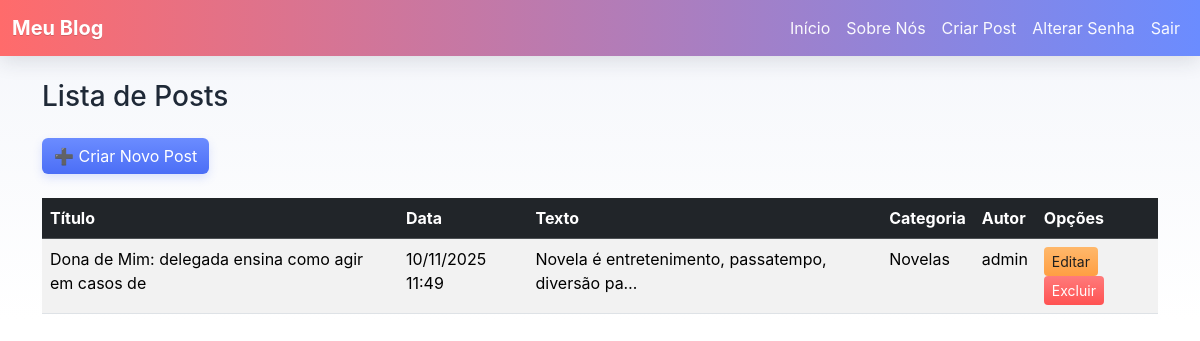
Before: /posts/ (signed in) with the older database file.
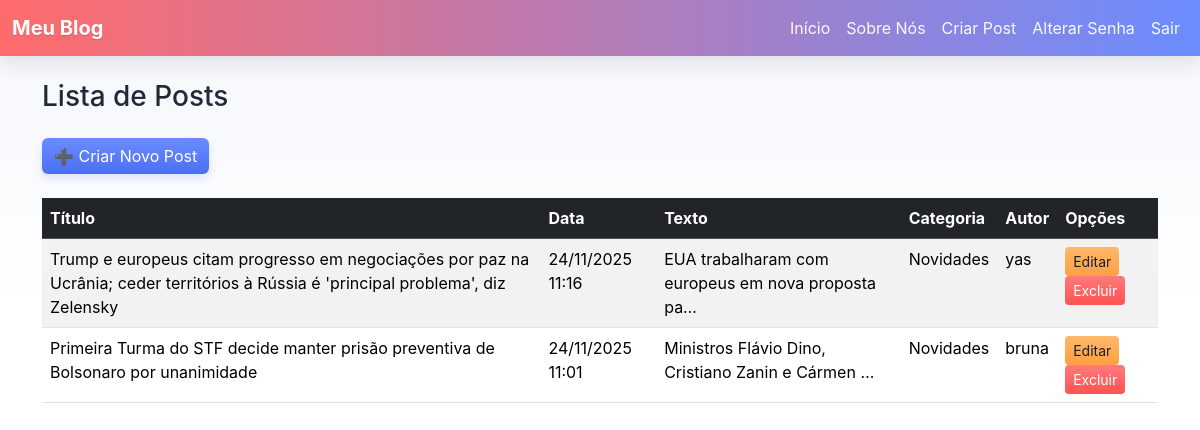
After: the same page with the newer database file.
### paginas/models.py (models this page shows, shortened)
class Post(models.Model):
    titulo = models.CharField(max_length=255)
    data = models.DateTimeField(auto_now_add=True)
    texto = models.TextField()
    categoria = models.ForeignKey(Categoria, on_delete=models.PROTECT)
    autor = models.ForeignKey(User, on_delete=models.PROTECT)

class Categoria(models.Model):
    nome = models.CharField(max_length=100)
    def __str__(self):
        return f"{self.nome}"

### paginas/views.py (the view)
# urls.py: path('posts/', PostList.as_view(), name='post_list'),
class PostList(LoginRequiredMixin, ListView):
    model = Post
    template_name = 'paginas/listas/post.html'
    paginate_by = 6
    queryset = Post.objects.select_related('autor', 'categoria').order_by('-data')

### paginas/templates/paginas/listas/post.html (shortened to what this page needs)
{% extends "paginas/modelo.html" %}
{% block conteudo %}
    <h3 class="my-4">Lista de Posts</h3>
    <a href="{% url 'post_novo' %}" class="btn btn-primary mb-4">➕ Criar Novo Post</a>
    <div class="table-responsive">
        <table class="table table-striped table-hover">
            <thead class="table-dark">
                <tr>
                    <th scope="col">Título</th>
                    <th scope="col">Data</th>
                    <th scope="col">Texto</th>
                    <th scope="col">Categoria</th>
                    <th scope="col">Autor</th>
                    <th scope="col">Opções</th>
                </tr>
            </thead>
            <tbody>
                {% for obj in object_list %}
                    <tr data-href="{% url 'post_detail' obj.pk %}">
                        <td>{{ obj.titulo }}</td>
                        <td>{{ obj.data|date:"d/m/Y H:i" }}</td>
                        <td>{{ obj.texto|truncatechars:50 }}</td>
                        <td>{{ obj.categoria }}</td>
                        <td>{{ obj.autor }}</td>
                        <td>
                            {% if user.is_authenticated %}
                                {% if user.is_superuser or user == obj.autor %}
                                    <a href="{% url 'post_editar' obj.pk %}" class="btn btn-sm btn-warning">Editar</a>
                                    <form action="{% url 'post_excluir' obj.pk %}" method="post" style="display:inline;">
                                        <button type="submit" class="btn btn-sm btn-danger" onclick="return confirm('Confirma exclusão deste post?');">Excluir</button>
                                    </form>
                                {% endif %}
                            {% endif %}
                        </td>
                    </tr>
                {% empty %}
                    <tr>
                        <td colspan="6" class="text-center">Nenhum post encontrado.</td>
                    </tr>
                {% endfor %}
            </tbody>
        </table>
    </div>
{% endblock conteudo %}

Changed rows visible on the page:
removed Post: titulo "Dona de Mim: delegada ensina como agir em casos de", data "10/11/2025 11:49", texto "Novela é entretenimento, passatempo, diversão pa…", categoria "Novelas", autor "admin"
added Post: titulo "Trump e europeus citam progresso em negociações por paz na Ucrânia; ceder territórios à Rússia é 'principal problema', diz Zelensky", data "24/11/2025 11:16", texto "EUA trabalharam com europeus em nova proposta pa…", categoria "Novidades", autor "yas"
added Post: titulo "Primeira Turma do STF decide manter prisão preventiva de Bolsonaro por unanimidade", data "24/11/2025 11:01", texto "Ministros Flávio Dino, Cristiano Zanin e Cármen …", categoria "Novidades", autor "bruna"
